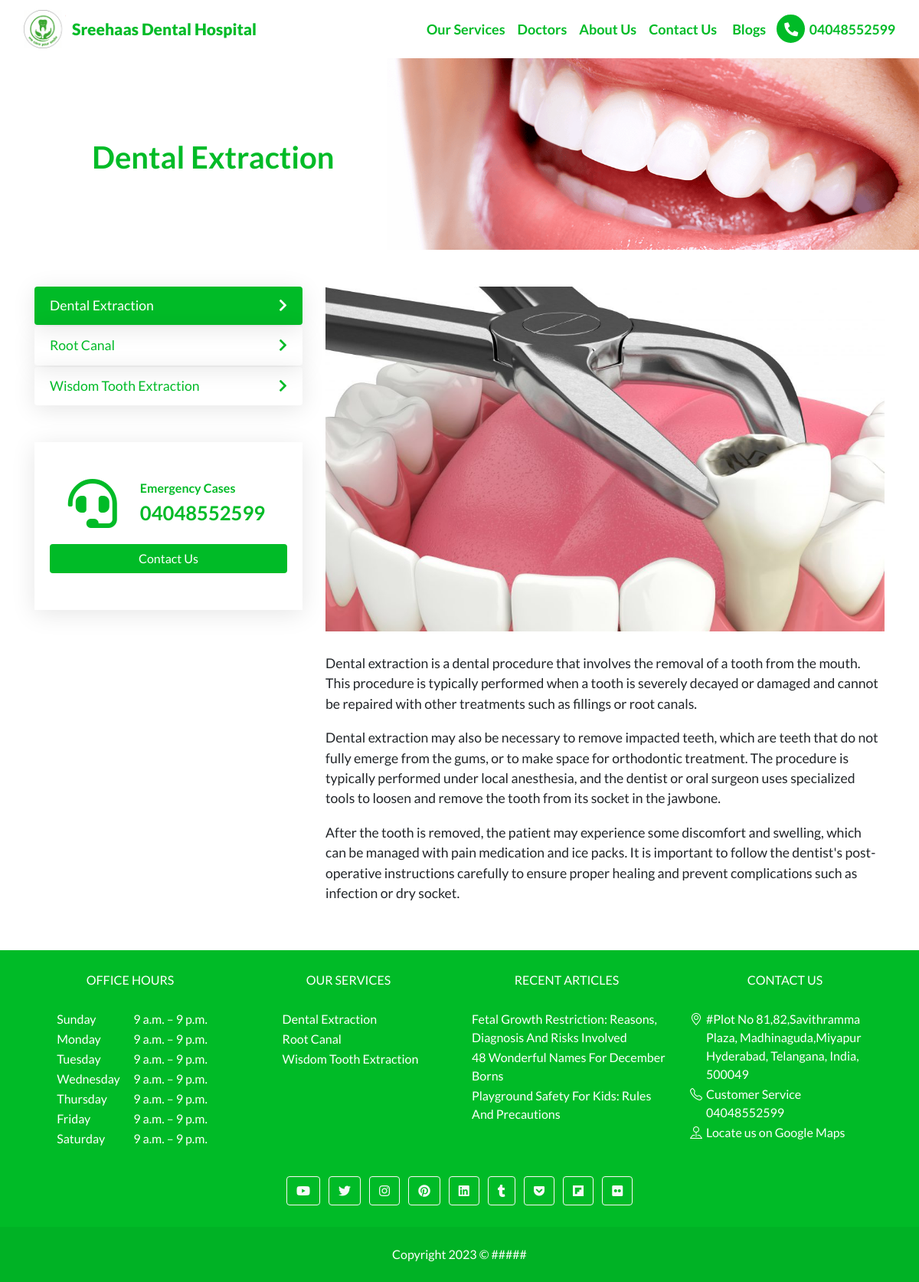
The page /services/dental-extraction/ on the database its author committed.
### web_app/models.py (models this page shows, shortened)
class CustomSiteContent(models.Model):
    STATUS_CHOICE = (
        ("draft", "Draft"),
        ("published", "Published")
    )
    site_name = models.CharField(max_length=255)
    site_url = models.CharField(max_length=255)
    logo = models.ImageField(upload_to="logo/")
    favicon = models.ImageField(upload_to="logo/")
    nav_brand_html = RichTextUploadingField()
    nav_html = RichTextUploadingField()
    footer_html = RichTextUploadingField(null=True, blank=True)
    nav_icon_html = models.CharField(max_length=255, null=True, blank=True)
    social_links_html = models.TextField(null=True, blank=True)
    script = models.TextField(null=True, blank=True)
    copyright_text = models.CharField(max_length=255, null=True, blank=True)
    status = models.CharField(max_length=20, choices=STATUS_CHOICE, default="draft")
    created_at = models.DateTimeField(auto_now_add=True)
    updated_at = models.DateTimeField(auto_now=True)

class Service(models.Model):
    STATUS_CHOICE = (
        ("draft", "Draft"),
        ("published", "Published")
    )
    name = models.CharField(max_length=255)
    slug = models.SlugField(max_length=255)
    type = models.CharField(max_length=255)
    additional_type= models.CharField(max_length=255, null=True, blank=True, help_text="https://en.wikipedia.org/wiki/Clear_aligners")
    brand= models.CharField(max_length=100, null=True, blank=True)
    description = models.TextField()
    disambiguating_description = models.CharField(max_length=255, null=True, blank=True)
    image = models.ImageField(upload_to='images')
    image_caption = models.CharField(max_length=255)
    potential_action = models.CharField(max_length=255, null=True, blank=True, help_text="Call for a free consultation")
    is_part_of=models.URLField(max_length=255, default="https://soumyahospitals.com")
    reviewed_by = models.ForeignKey(Doctor, on_delete=models.CASCADE, related_name="service_reviewed_by")
    content = RichTextUploadingField(help_text="content will display in frontend only")
    status = models.CharField(max_length=20, choices=STATUS_CHOICE, default="Draft")

class ContactPoint(models.Model):
    business = models.ForeignKey(Business, on_delete=models.CASCADE)
    type = models.CharField(max_length=255,default="ContactPoint")
    contactType = models.CharField(max_length=255)
    telephone = models.CharField(max_length=255)
    email = models.CharField(max_length=255)

class OpeningHours(models.Model):
    business = models.ForeignKey(Business, on_delete=models.CASCADE)
    day = models.CharField(max_length=255, choices=STATUS_CHOICE)
    timming = models.CharField(max_length=255)

class Adress(models.Model):
    business = models.ForeignKey(Business, on_delete=models.CASCADE, default="PostalAddress")
    type = models.CharField(max_length=255)
    postalCode = models.CharField(max_length=255)
    addressRegion = models.CharField(max_length=255)
    addressCountry = models.CharField(max_length=255)
    streetAddress = models.CharField(max_length=500)
    addressLocality = models.CharField(max_length=500)

### guides/models.py (models this page shows, shortened)
class Blog(models.Model):
    STATUS_CHOICE = (
        ("draft", "Draft"),
        ("published", "Published")
    )
    meta_title = models.CharField(max_length=500)
    meta_desc = models.CharField(max_length=500)
    url_slug = models.SlugField(max_length=500, unique=True)
    content = RichTextUploadingField()
    toc = RichTextUploadingField(verbose_name="Table of Content", null=True, blank=True)
    featured_image = models.ImageField(upload_to="guides_featured_image/",null=True,blank=True)
    category = models.CharField(max_length=255, null=True, blank=True)
    publisher = models.ForeignKey(Business, on_delete=models.CASCADE)
    created_by = models.ForeignKey(Doctor, on_delete=models.CASCADE, related_name="blog_created_by")
    reviewed_by = models.ForeignKey(Doctor, on_delete=models.CASCADE, related_name="blog_reviewed_by")
    reviewed_at = models.DateTimeField()
    auto_gen_toc = models.BooleanField(verbose_name="Auto Generate Table of Content",default=True)
    status = models.CharField(max_length=20, choices=STATUS_CHOICE, default="Draft")
    category_slug = models.SlugField(max_length=255, null=True, blank=True)
    created_at = models.DateTimeField(auto_now_add=True)
    updated_at = models.DateTimeField(auto_now=True)

### web_app/views.py (the view)
# urls.py: path('services/<slug:service_name>/',services,name='services'),
def services(requests,service_name):
    requests.extra_context = {"page_url" : "services/{{x}}"}
    service_obj = get_object_or_404(Service,slug=service_name,status="published")
    provider_obj = Business.objects.all().first()
    k=CustomPageContent.objects.filter(url="services/{{x}}")
    context={
        "service_obj":service_obj,
        "provider":provider_obj.map_id,
        "contact_number":provider_obj.contactpoint_set.all().first().telephone,
        "all_services": Service.objects.all(),
        "service_name":service_name,
        "customdata":k[0]
    }
    requests.extra_context["context"] = context
    return render(requests,template_name="web_app/service_page.html",context=context)

### web_app/utils.py (called while the page is built)
def renderTemplate(content,context):
    template = Template(content)
    context = Context(context)
    content = template.render(context)
    return content

### web_app/templates/web_app/service_page.html (shortened to what this page needs)
{% extends 'base.html' %}
{% load static %}
{% block style %}
<link rel="stylesheet" href="{% static 'css/services.css' %}">
{% endblock style %}
{% block body %}
<div class="container my-5">
    <div class="row">
        <div class="col-lg-4 order-lg-1 order-2 mt-lg-0 mt-5">
            <ul id="all-services">
                {% for service in all_services %}
                    <a href="{% url 'web_app:services' service.slug %}" style="text-decoration: none;">
                    {% if service.slug == service_name %}
                        <li class="primary-theme card-effect">
                            {{service.name}}
                            <i class="float-right mt-1 fas fa-chevron-right"></i>
                        </li>
                    {% else %}
                        <li class="card-effect">
                            {{service.name}}
                            <i class="float-right mt-1 fas fa-chevron-right"></i>
                        </li>
                    {% endif %}
                    </a>
                {% endfor %}
            </ul>
            <div class="card-effect mt-5 py-5" style="color: var(--primary-bg);">
                <div class="row justify-content-center">
                    <div class="col-auto">
                        <i class="fas fa-4x fa-headset"></i>
                    </div>
                    <div class="col-auto font-weight-bold">
                        <span>Emergency Cases</span>
                        <h2>{{contact_number}}</h2>
                    </div>
                </div>
                <a class="btn btn-default w-100 primary-theme mt-3" href="/contact-us/" role="button">Contact Us</a>
            </div>
        </div>
        <div class="col-lg-8 order-lg-2 order-1">
            <div class="img-bg-div" style="background-image: url('{{service_obj.image.url}}');"></div>
            <br>
            {{service_obj.content|safe}}
        </div>
    </div>
</div>
{% endblock body %}

### web_app/templates/base.html (shortened to what this page needs)
{% load static %}
<!doctype html>
<html lang="en">
<head>
    <link href="https://cdnjs.cloudflare.com/ajax/libs/font-awesome/5.15.1/css/all.min.css" rel="stylesheet" />
    <link rel="stylesheet" href="https://cdnjs.cloudflare.com/ajax/libs/bootstrap/4.6.2/css/bootstrap.min.css">
    <link rel="stylesheet" href="https://cdn.jsdelivr.net/npm/bootstrap-icons@1.10.3/font/bootstrap-icons.css">
    <link rel="stylesheet" href="{% static 'css/global.css' %}">
    <link rel="stylesheet" href="{% static 'css/admin.css' %}">
    {% block style %}
    {% endblock style %}
</head>
<body>
    <nav class="navbar navbar-expand-lg navbar-dark secondary-theme">
        <div class="container-fluid">
            <span class="navbar-brand">
                <a href="/">
                    {% if custom_site_content_obj.nav_brand_html %}
                        {{custom_site_content_obj.nav_brand_html|safe}}
                    {% endif %}
                </a>
            </span>
            <div class="collapse navbar-collapse" id="navbarToggler">
                {% if custom_site_content_obj.nav_html %}
                    {{custom_site_content_obj.nav_html|safe}}
                {% endif %}
            </div>
        </div>
    </nav>
    {% if request.path != "/" %}
    <div class="cover-img-bg-div" style="background-image: url('{{top_img.url}}');">
        <h1 class="title">{{cover_img_title}}</h1>
    </div>
    {% endif %}
    <div style="min-height: 70vh;">
    {% block body %}
    {% endblock body %}
    </div>
    <footer class="text-lg-start primary-theme">
        <section class="pt-4">
            <div class="container">
                <div class="row">
                    <div class="col-md-3 col-lg-3 col-xl-3 mx-auto mb-4">
                        <h6 class="text-center text-uppercase fw-bold mb-4">
                            Office Hours
                        </h6>
                        <table style="margin: auto;">
                            <tbody>
                                {% for i in oh %}
                                <tr>
                                    <td style="width:100px;">{{i.day}}</td>
                                    <td>{{i.timming}}</td>
                                </tr>
                                {% endfor %}
                            </tbody>
                        </table>
                    </div>
                     <div class="col-md-3 col-lg-3 col-xl-3 mx-auto mb-4">
                        <h6 class="text-center text-uppercase fw-bold mb-4">
                            Our Services
                        </h6>
                        <table style="margin: auto;">
                            <tbody>
                                {% for i in six_services_obj %}
                                <tr>
                                    <td><a href="{% url 'web_app:services' i.slug %}" target="_blank"  class="text-white">{{i.name}}</a></td>
                                </tr>
                                {% endfor %}
                            </tbody>
                        </table>
                    </div>
                      <div class="col-md-3 col-lg-3 col-xl-3 mx-auto mb-4">
                        <h6 class="text-center text-uppercase fw-bold mb-4">
                            Recent Articles
                        </h6>
                        <table style="margin: auto;">
                            <tbody>
                                {% for article in recent_articles %}
                                <tr>
                                    <td><a href="{% url 'guides:blog_url' article.url_slug %}" target="_blank"  class="text-white">{{article.meta_title}}</a></td>
                                </tr>
                                {% endfor %}
                            </tbody>
                        </table>
                    </div>
                    <div class="col-md-3 col-lg-3 col-xl-3 mx-auto mb-4">
                        <h6 class="text-center text-uppercase fw-bold mb-4">Contact Us</h6>
                         <table style="margin: auto;">
                            <tbody>
                                {% for i in add %}
                                <tr>
                                    <td style="vertical-align: top;width: 21px;"><i class="bi bi-geo-alt"></i></td>
                                    <td>{{i.streetAddress}}, {{i.addressLocality}}
                                        {{i.addressRegion}}, {{i.addressCountry}}, {{i.postalCode}}</td>
                                </tr>
                                {% endfor %}
                                {% for i in ct %}
                                <tr>
                                    <td style="vertical-align: top;width: 21px;"><i class="bi bi-telephone"></i></td>
                                    <td>{{i.contactType}}<br>{{i.telephone}}</td>
                                </tr>
                                {% endfor %}
                                <tr>
                                    <td style="vertical-align: top;width: 21px;"><i class="bi bi-pin-map"></i></i></td>
                                    <td style="word-break: break-all;"><a href="{{map_id}}" target="_blank"  class="text-white">Locate us on Google Maps</a></td>
                                </tr>
                            </tbody>
                        </table>
                    </div>
                </div>
            </div>
        </section>
        {% if custom_site_content_obj.social_links_html %}
            {{custom_site_content_obj.social_links_html|safe}}
        {% endif %}
        <div class="text-center p-4" style="background-color: rgba(0, 0, 0, 0.05);">
            {{custom_site_content_obj.copyright_text|safe}}
        </div>
    </footer>
</body>
</html>

### web_app/static/css/global.css (style rules this page uses)
:root { --primary-bg: #00BB27; --secondary-bg: white; --primary-text: white; --secondary-text: black; --gray-bg-light: #e9ecef; --gray-bg-dark: #dfe0e1; }
body { font-family: 'Lato', sans-serif; }
.primary-theme { background-color: var(--primary-bg) !important; color: var(--primary-text) !important; }
.secondary-theme { background-color: var(--secondary-bg) !important; color: var(--secondary-text) !important; }
.secondary-theme .nav-link { color: var(--primary-bg) !important; font-weight: 700; font-size: large; }
.round-icon i { padding: 10px; width: 41.2px; height: 41.2px; font-size: large; text-align: center; text-decoration: none; border: 2px solid; color: white; border-color: white; background-color: var(--primary-bg); border-radius: 50%; }
.secondary-theme a.round-icon { text-decoration: none; color: var(--primary-bg) !important; }
p { font-size: 1.1rem; padding-top: 5px; padding-bottom: 5px; margin-bottom: 0.5rem !important; }
li { font-size: 1.1rem; }
.h1, h1 { font-size: 1.8rem !important; font-weight: bold; }
.h2, h2 { font-size: 1.6rem !important; font-weight: bold; }
.h1, h1, .h2, h2, .h3, h3, .h4, h4, .h5, h5, .h6, h6 { padding-left: 0px; padding-right: 5px; padding-top: 5px; padding-bottom: 5px; margin-bottom: 0.25rem; }
.navbar-brand a { text-decoration: none; }
.navbar-brand .site-name { color:var(--primary-bg); font-weight: 900; text-align: center; font-size: 21px; }
.cover-img-bg-div { height: 250px; width: 100%; background-repeat: no-repeat; background-position: center; background-size: cover; color: var(--primary-bg); }
.cover-img-bg-div .title { position: relative; top: 40%; left: 10%; font-weight: bold; max-width: 50%; font-size: 2.5rem !important; }

### web_app/static/css/services.css (style rules this page uses)
.img-bg-div { height: 450px; width: 100%; background-repeat: no-repeat; background-position: center; background-size: cover; }
#all-services { list-style: none; padding-left: 0; margin-bottom: 0; }
.card-effect { padding: .75rem 1.25rem; box-shadow: 0px 5px 30px rgba(0, 0, 0, 0.1); }
#all-services li { cursor: pointer; color: var(--primary-bg); margin-bottom: 2px; border-radius: 4px; }

### rows shown on the page
CustomSiteContent: nav_brand_html (picture), nav_brand_html "Sreehaas Dental Hospital", nav_html "Our Services Doctors About Us Contact Us Blogs 04048552599", copyright_text "Copyright 2023 © #####"
Service: name "Dental Extraction", image (picture), content "Dental extraction is a dental procedure that involves the removal of a tooth from the mouth. This procedure is typically performed when a tooth is severely decayed or damaged and cannot be repaired with other treatments such as fillings or root canals. Dental extraction may also be necessary to remove impacted teeth, which are teeth that do not fully emerge from the gums, or to make space for orthodontic treatment. The procedure is typically performed under local anesthesia, and the dentist or oral surgeon uses specialized tools to loosen and remove the tooth from its socket in the jawbone. After the tooth is removed, the patient may experience some discomfort and swelling, which can be…"
Service: name "Root Canal"
Service: name "Wisdom Tooth Extraction"
ContactPoint: telephone "04048552599", contactType "Customer Service"
OpeningHours: day "Sunday", timming "9 a.m. – 9 p.m."
OpeningHours: day "Monday", timming "9 a.m. – 9 p.m."
OpeningHours: day "Tuesday", timming "9 a.m. – 9 p.m."
OpeningHours: day "Wednesday", timming "9 a.m. – 9 p.m."
OpeningHours: day "Thursday", timming "9 a.m. – 9 p.m."
OpeningHours: day "Friday", timming "9 a.m. – 9 p.m."
OpeningHours: day "Saturday", timming "9 a.m. – 9 p.m."
Blog: meta_title "Fetal Growth Restriction: Reasons, Diagnosis And Risks Involved"
Blog: meta_title "48 Wonderful Names For December Borns"
Blog: meta_title "Playground Safety For Kids: Rules And Precautions"
Adress: streetAddress "#Plot No 81,82,Savithramma Plaza", addressLocality "Madhinaguda,Miyapur", addressRegion "Hyderabad, Telangana", addressCountry "India", postalCode "500049"

### other values the page prints
{{ cover_img_title }} "Dental Extraction"
